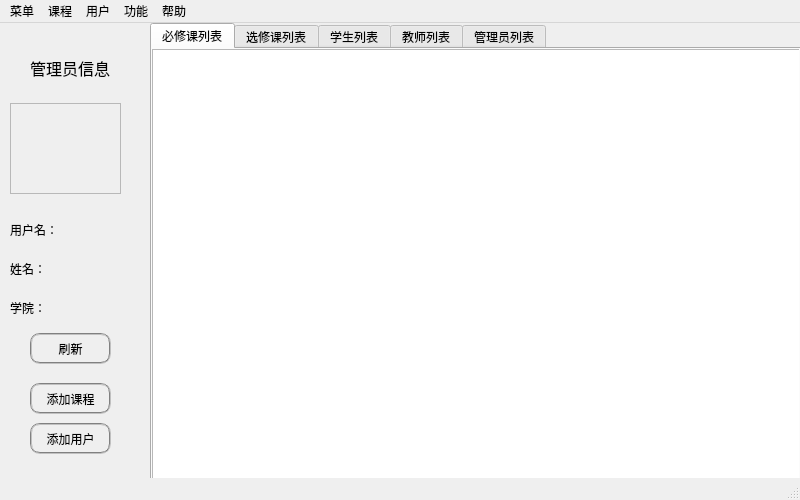
<?xml version="1.0" encoding="UTF-8"?>
<ui version="4.0">
 <class>MainWindow_admin</class>
 <widget class="QMainWindow" name="MainWindow_admin">
  <property name="geometry">
   <rect>
    <x>0</x>
    <y>0</y>
    <width>800</width>
    <height>500</height>
   </rect>
  </property>
  <property name="sizePolicy">
   <sizepolicy hsizetype="Fixed" vsizetype="Fixed">
    <horstretch>0</horstretch>
    <verstretch>0</verstretch>
   </sizepolicy>
  </property>
  <property name="mouseTracking">
   <bool>false</bool>
  </property>
  <property name="windowTitle">
   <string>管理员用户</string>
  </property>
  <property name="styleSheet">
   <string notr="true">font: 25 10pt &quot;微软雅黑 Light&quot;;</string>
  </property>
  <widget class="QWidget" name="centralwidget">
   <property name="sizePolicy">
    <sizepolicy hsizetype="Expanding" vsizetype="Expanding">
     <horstretch>0</horstretch>
     <verstretch>0</verstretch>
    </sizepolicy>
   </property>
   <widget class="QWidget" name="gridLayoutWidget">
    <property name="geometry">
     <rect>
      <x>150</x>
      <y>0</y>
      <width>651</width>
      <height>461</height>
     </rect>
    </property>
    <layout class="QGridLayout" name="gridLayout">
     <item row="0" column="0">
      <widget class="QTabWidget" name="tabWidget_admin">
       <property name="currentIndex">
        <number>0</number>
       </property>
       <property name="usesScrollButtons">
        <bool>false</bool>
       </property>
       <widget class="QWidget" name="tab_course_o">
        <property name="sizePolicy">
         <sizepolicy hsizetype="Expanding" vsizetype="Expanding">
          <horstretch>0</horstretch>
          <verstretch>0</verstretch>
         </sizepolicy>
        </property>
        <attribute name="title">
         <string>必修课列表</string>
        </attribute>
        <widget class="QTableView" name="tableView_course_o">
         <property name="geometry">
          <rect>
           <x>0</x>
           <y>0</y>
           <width>651</width>
           <height>431</height>
          </rect>
         </property>
         <property name="sizePolicy">
          <sizepolicy hsizetype="Fixed" vsizetype="Fixed">
           <horstretch>0</horstretch>
           <verstretch>0</verstretch>
          </sizepolicy>
         </property>
         <property name="editTriggers">
          <set>QAbstractItemView::NoEditTriggers</set>
         </property>
         <property name="selectionBehavior">
          <enum>QAbstractItemView::SelectRows</enum>
         </property>
         <attribute name="horizontalHeaderDefaultSectionSize">
          <number>105</number>
         </attribute>
         <attribute name="verticalHeaderVisible">
          <bool>false</bool>
         </attribute>
        </widget>
       </widget>
       <widget class="QWidget" name="tab_course_e">
        <property name="sizePolicy">
         <sizepolicy hsizetype="Expanding" vsizetype="Expanding">
          <horstretch>0</horstretch>
          <verstretch>0</verstretch>
         </sizepolicy>
        </property>
        <attribute name="title">
         <string>选修课列表</string>
        </attribute>
        <widget class="QTableView" name="tableView_course_e">
         <property name="geometry">
          <rect>
           <x>0</x>
           <y>0</y>
           <width>651</width>
           <height>431</height>
          </rect>
         </property>
         <property name="editTriggers">
          <set>QAbstractItemView::NoEditTriggers</set>
         </property>
         <property name="selectionBehavior">
          <enum>QAbstractItemView::SelectRows</enum>
         </property>
         <attribute name="horizontalHeaderDefaultSectionSize">
          <number>105</number>
         </attribute>
         <attribute name="verticalHeaderVisible">
          <bool>false</bool>
         </attribute>
        </widget>
       </widget>
       <widget class="QWidget" name="tab_student">
        <attribute name="title">
         <string>学生列表</string>
        </attribute>
        <widget class="QTableView" name="tableView_student">
         <property name="geometry">
          <rect>
           <x>0</x>
           <y>0</y>
           <width>651</width>
           <height>431</height>
          </rect>
         </property>
         <property name="editTriggers">
          <set>QAbstractItemView::NoEditTriggers</set>
         </property>
         <property name="selectionBehavior">
          <enum>QAbstractItemView::SelectRows</enum>
         </property>
         <attribute name="horizontalHeaderDefaultSectionSize">
          <number>105</number>
         </attribute>
         <attribute name="horizontalHeaderStretchLastSection">
          <bool>false</bool>
         </attribute>
         <attribute name="verticalHeaderVisible">
          <bool>false</bool>
         </attribute>
        </widget>
       </widget>
       <widget class="QWidget" name="tab_teacher">
        <attribute name="title">
         <string>教师列表</string>
        </attribute>
        <widget class="QTableView" name="tableView_teacher">
         <property name="geometry">
          <rect>
           <x>0</x>
           <y>0</y>
           <width>651</width>
           <height>431</height>
          </rect>
         </property>
         <property name="editTriggers">
          <set>QAbstractItemView::NoEditTriggers</set>
         </property>
         <property name="selectionBehavior">
          <enum>QAbstractItemView::SelectRows</enum>
         </property>
         <attribute name="horizontalHeaderDefaultSectionSize">
          <number>105</number>
         </attribute>
         <attribute name="horizontalHeaderStretchLastSection">
          <bool>false</bool>
         </attribute>
         <attribute name="verticalHeaderVisible">
          <bool>false</bool>
         </attribute>
        </widget>
       </widget>
       <widget class="QWidget" name="tab_admin">
        <attribute name="title">
         <string>管理员列表</string>
        </attribute>
        <widget class="QTableView" name="tableView_admin">
         <property name="geometry">
          <rect>
           <x>0</x>
           <y>0</y>
           <width>651</width>
           <height>431</height>
          </rect>
         </property>
         <property name="editTriggers">
          <set>QAbstractItemView::NoEditTriggers</set>
         </property>
         <property name="selectionBehavior">
          <enum>QAbstractItemView::SelectRows</enum>
         </property>
         <attribute name="horizontalHeaderDefaultSectionSize">
          <number>105</number>
         </attribute>
         <attribute name="horizontalHeaderStretchLastSection">
          <bool>false</bool>
         </attribute>
         <attribute name="verticalHeaderVisible">
          <bool>false</bool>
         </attribute>
        </widget>
       </widget>
      </widget>
     </item>
    </layout>
   </widget>
   <widget class="QLabel" name="label">
    <property name="geometry">
     <rect>
      <x>30</x>
      <y>30</y>
      <width>81</width>
      <height>31</height>
     </rect>
    </property>
    <property name="styleSheet">
     <string notr="true">font: 25 11pt &quot;微软雅黑 Light&quot;;</string>
    </property>
    <property name="text">
     <string>&lt;html&gt;&lt;head/&gt;&lt;body&gt;&lt;p&gt;&lt;span style=&quot; font-size:12pt;&quot;&gt;管理员信息&lt;/span&gt;&lt;/p&gt;&lt;/body&gt;&lt;/html&gt;</string>
    </property>
   </widget>
   <widget class="QWidget" name="gridLayoutWidget_3">
    <property name="geometry">
     <rect>
      <x>10</x>
      <y>190</y>
      <width>141</width>
      <height>131</height>
     </rect>
    </property>
    <layout class="QGridLayout" name="gridLayout_3">
     <item row="3" column="2">
      <spacer name="horizontalSpacer_2">
       <property name="orientation">
        <enum>Qt::Horizontal</enum>
       </property>
       <property name="sizeHint" stdset="0">
        <size>
         <width>40</width>
         <height>20</height>
        </size>
       </property>
      </spacer>
     </item>
     <item row="3" column="0">
      <spacer name="horizontalSpacer_3">
       <property name="orientation">
        <enum>Qt::Horizontal</enum>
       </property>
       <property name="sizeHint" stdset="0">
        <size>
         <width>40</width>
         <height>20</height>
        </size>
       </property>
      </spacer>
     </item>
     <item row="2" column="0">
      <widget class="QLabel" name="label_4">
       <property name="styleSheet">
        <string notr="true">font: 25 11pt &quot;微软雅黑 Light&quot;;</string>
       </property>
       <property name="text">
        <string>学院：</string>
       </property>
      </widget>
     </item>
     <item row="1" column="0">
      <widget class="QLabel" name="label_3">
       <property name="styleSheet">
        <string notr="true">font: 25 11pt &quot;微软雅黑 Light&quot;;</string>
       </property>
       <property name="text">
        <string>姓名：</string>
       </property>
      </widget>
     </item>
     <item row="0" column="0">
      <widget class="QLabel" name="label_2">
       <property name="styleSheet">
        <string notr="true">font: 25 11pt &quot;微软雅黑 Light&quot;;</string>
       </property>
       <property name="text">
        <string>用户名：</string>
       </property>
      </widget>
     </item>
     <item row="0" column="1" colspan="2">
      <widget class="QLabel" name="label_id">
       <property name="styleSheet">
        <string notr="true">font: 25 11pt &quot;微软雅黑 Light&quot;;</string>
       </property>
       <property name="text">
        <string/>
       </property>
      </widget>
     </item>
     <item row="1" column="1" colspan="2">
      <widget class="QLabel" name="label_name">
       <property name="styleSheet">
        <string notr="true">font: 25 11pt &quot;微软雅黑 Light&quot;;</string>
       </property>
       <property name="text">
        <string/>
       </property>
      </widget>
     </item>
     <item row="2" column="1" colspan="2">
      <widget class="QLabel" name="label_institude">
       <property name="styleSheet">
        <string notr="true">font: 25 11pt &quot;微软雅黑 Light&quot;;</string>
       </property>
       <property name="text">
        <string/>
       </property>
      </widget>
     </item>
     <item row="3" column="1">
      <spacer name="horizontalSpacer">
       <property name="orientation">
        <enum>Qt::Horizontal</enum>
       </property>
       <property name="sizeHint" stdset="0">
        <size>
         <width>40</width>
         <height>20</height>
        </size>
       </property>
      </spacer>
     </item>
    </layout>
   </widget>
   <widget class="QPushButton" name="add_user_btn">
    <property name="geometry">
     <rect>
      <x>30</x>
      <y>400</y>
      <width>81</width>
      <height>31</height>
     </rect>
    </property>
    <property name="styleSheet">
     <string notr="true">border:2px groove gray;border-radius:10px;padding:2px 4px;</string>
    </property>
    <property name="text">
     <string>添加用户</string>
    </property>
   </widget>
   <widget class="QPushButton" name="add_course_btn">
    <property name="geometry">
     <rect>
      <x>30</x>
      <y>360</y>
      <width>81</width>
      <height>31</height>
     </rect>
    </property>
    <property name="styleSheet">
     <string notr="true">border:2px groove gray;border-radius:10px;padding:2px 4px;</string>
    </property>
    <property name="text">
     <string>添加课程</string>
    </property>
   </widget>
   <widget class="QFrame" name="frame">
    <property name="geometry">
     <rect>
      <x>10</x>
      <y>80</y>
      <width>111</width>
      <height>91</height>
     </rect>
    </property>
    <property name="styleSheet">
     <string notr="true">image: url(:/image/photo.png);</string>
    </property>
    <property name="frameShape">
     <enum>QFrame::StyledPanel</enum>
    </property>
    <property name="frameShadow">
     <enum>QFrame::Raised</enum>
    </property>
   </widget>
   <widget class="QPushButton" name="flush_btn">
    <property name="geometry">
     <rect>
      <x>30</x>
      <y>310</y>
      <width>81</width>
      <height>31</height>
     </rect>
    </property>
    <property name="styleSheet">
     <string notr="true">border:2px groove gray;border-radius:10px;padding:2px 4px;
font: 25 10pt &quot;微软雅黑 Light&quot;;</string>
    </property>
    <property name="text">
     <string>刷新</string>
    </property>
   </widget>
  </widget>
  <widget class="QMenuBar" name="menubar">
   <property name="geometry">
    <rect>
     <x>0</x>
     <y>0</y>
     <width>800</width>
     <height>24</height>
    </rect>
   </property>
   <widget class="QMenu" name="menu_main">
    <property name="title">
     <string>菜单</string>
    </property>
    <addaction name="action_login"/>
    <addaction name="action_quit"/>
    <addaction name="separator"/>
   </widget>
   <widget class="QMenu" name="menu_course">
    <property name="title">
     <string>课程</string>
    </property>
    <addaction name="action_course_o"/>
    <addaction name="action_course_e"/>
    <addaction name="separator"/>
    <addaction name="action_course_add"/>
   </widget>
   <widget class="QMenu" name="menu_user">
    <property name="title">
     <string>用户</string>
    </property>
    <addaction name="action_student_d"/>
    <addaction name="action_teachet_d"/>
    <addaction name="action_admin_d"/>
    <addaction name="separator"/>
    <addaction name="action_user_add"/>
   </widget>
   <widget class="QMenu" name="menu_help">
    <property name="title">
     <string>帮助</string>
    </property>
    <addaction name="action_about"/>
    <addaction name="action_help"/>
   </widget>
   <widget class="QMenu" name="menu_function">
    <property name="title">
     <string>功能</string>
    </property>
    <addaction name="action_start_course"/>
   </widget>
   <addaction name="menu_main"/>
   <addaction name="menu_course"/>
   <addaction name="menu_user"/>
   <addaction name="menu_function"/>
   <addaction name="menu_help"/>
  </widget>
  <widget class="QStatusBar" name="statusbar"/>
  <action name="action_quit">
   <property name="text">
    <string>退出</string>
   </property>
  </action>
  <action name="action_login">
   <property name="text">
    <string>重新登录</string>
   </property>
  </action>
  <action name="action_course_o">
   <property name="text">
    <string>查看必修课程</string>
   </property>
  </action>
  <action name="action_course_e">
   <property name="text">
    <string>查看选修课程</string>
   </property>
  </action>
  <action name="action_student_d">
   <property name="text">
    <string>查看学生用户</string>
   </property>
  </action>
  <action name="action_teachet_d">
   <property name="text">
    <string>查看教师用户</string>
   </property>
  </action>
  <action name="action_admin_d">
   <property name="text">
    <string>查看管理员用户</string>
   </property>
  </action>
  <action name="action_course_add">
   <property name="text">
    <string>添加课程</string>
   </property>
  </action>
  <action name="action_student_add">
   <property name="text">
    <string>添加学生用户</string>
   </property>
  </action>
  <action name="action_teacher_add">
   <property name="text">
    <string>添加教师用户</string>
   </property>
  </action>
  <action name="action_user_add">
   <property name="text">
    <string>添加用户</string>
   </property>
  </action>
  <action name="action_about">
   <property name="text">
    <string>关于</string>
   </property>
  </action>
  <action name="action_help">
   <property name="text">
    <string>帮助文档</string>
   </property>
  </action>
  <action name="action_start_course">
   <property name="text">
    <string>开放选课</string>
   </property>
  </action>
 </widget>
 <resources/>
 <connections/>
</ui>
